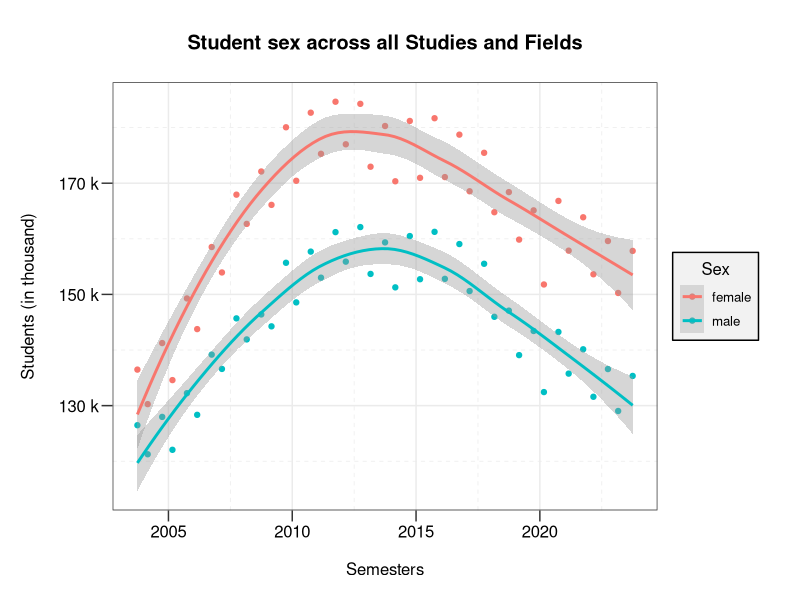
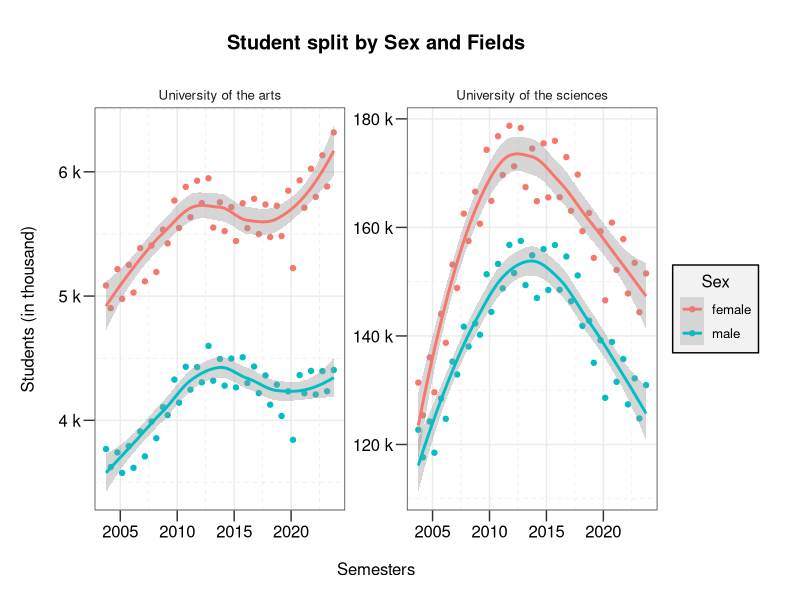
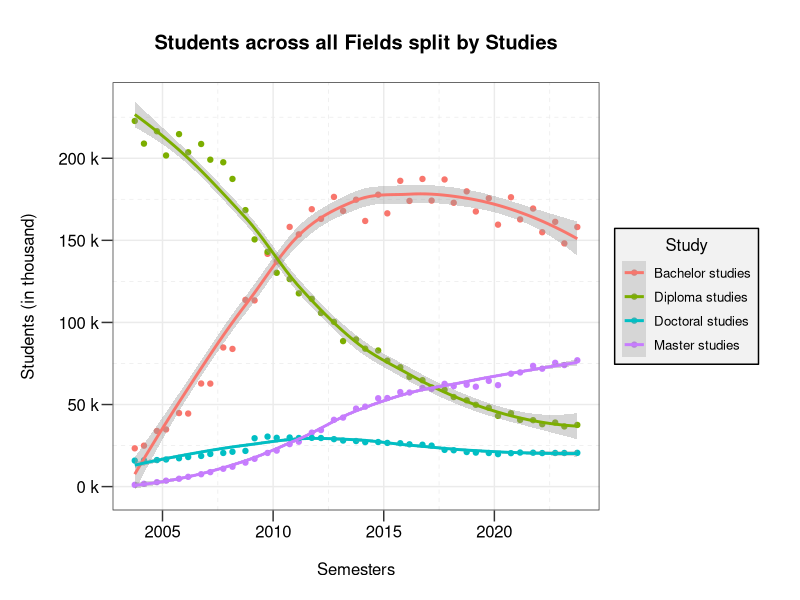
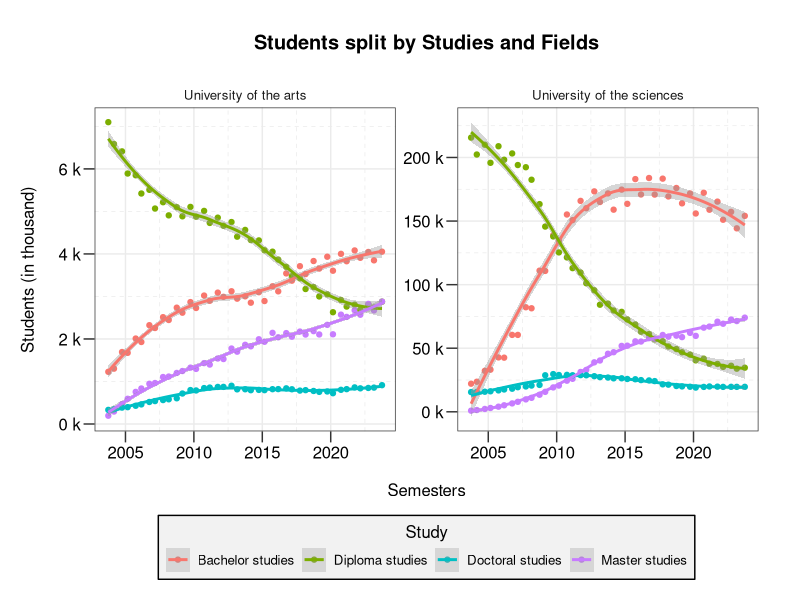
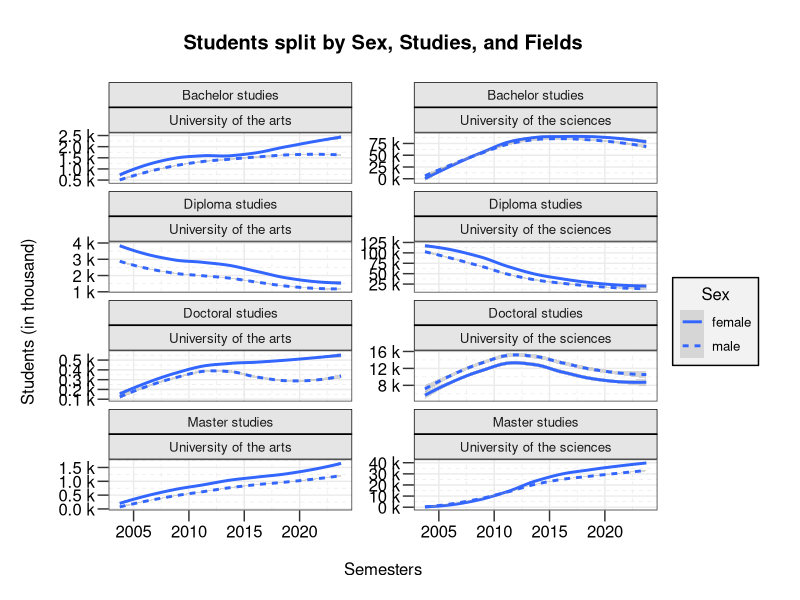
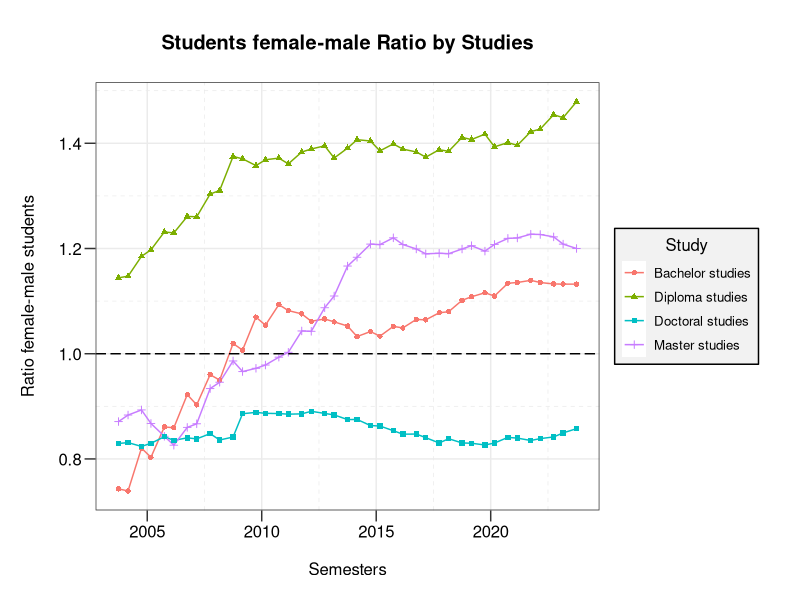
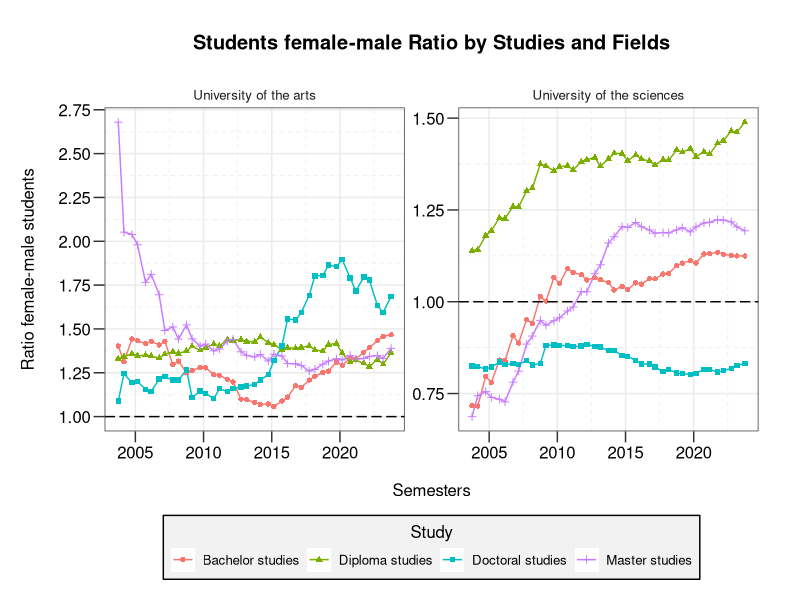

Generate these figures, in order, with R:
## ---- chunk 1
knitr::opts_chunk$set(echo = TRUE)
## ---- chunk 2
library(tidyverse)
library(scales)

# My custom ggplot theme that mimics the default R plots
theme_R <- function() {
  theme_bw() +
  theme(
    text = element_text(size=12),
    plot.title = element_text(hjust = 0.5, margin = margin(0,0,20,0), face = "bold"),
    plot.subtitle = element_text(hjust = 0.5),
    axis.text = element_text(size=12, color = "black"),
    axis.title.x = element_text(margin = margin(15,0,0,0, unit="pt")),
    axis.title.y = element_text(margin = margin(0,15,0,0, unit="pt")),
    axis.ticks.length = unit(8, "pt"),
    axis.minor.ticks.length = rel(0.6),
    strip.background = element_blank(),
    plot.margin = margin(25,30,15,15, unit = "pt"),
    panel.grid.major = element_line(),
    panel.grid.minor = element_line(linetype = "dashed"),
    legend.position = "right",
    legend.title = element_text(hjust = 0.5),
    legend.title.position = "top",
    legend.background = element_rect(fill = "gray95", color = "black")
  )
}
## ---- chunk 3
# Function to convert semester strings to startdate of semester
semester_to_startdate <- function(semester) {
  if (grepl("winter semester", semester)) {
    year <- as.numeric(sub(".*([0-9]{4})/([0-9]{2}).*", "\\1", semester))
    return(as.Date(paste(year, "-10-01", sep="")))
  } else if (grepl("summer semester", semester)) {
    year <- as.numeric(sub(".*([0-9]{4}).*", "\\1", semester))
    return(as.Date(paste(year, "-03-01", sep="")))
  } else {
    stop("Unknown semester format")
  }
}

# Function to convert semester strings to academic year
semester_to_academic_year <- function(semester) {
  if (grepl("winter semester", semester)) {
    year_start <- as.character(sub(".*([0-9]{4})/([0-9]{2}).*", "\\1", semester))
    year_end <- as.character(sub(".*([0-9]{4})/([0-9]{2}).*", "\\2", semester))
    return(paste(year_start, "/", year_end, sep=""))
  } else if (grepl("summer semester", semester)) {
    year <- as.numeric(sub(".*([0-9]{4}).*", "\\1", semester))
    return(paste(year - 1, "/", sub("[0-9]{2}([0-9]{2})", "\\1", year), sep=""))
  } else {
    stop("Unknown semester format")
  }
}
## ---- chunk 4
read_csv( # read the csv file
    "data/table_austria_public_university_studies.csv",
     skip = 5,
     show_col_types = FALSE
  ) %>%
  slice_head(n = -10) %>% # remove trailing comments/information
  rename(
    Field = "University (Ebene +1)",
    Study = "Kind of study"
  ) %>%
  select(Semester, Sex, Field, Study, Number) %>% # filter collumns
  mutate( # convert strings to r data formats
    Sex = factor(Sex),
    Field = factor(Field),
    Study = factor(Study),
    Number = as.integer(round(Number))
  ) %>%
  rowwise() %>%
  mutate(
    AcademicYear = semester_to_academic_year(Semester),
    SemesterStart = semester_to_startdate(Semester)
  ) %>%
  ungroup() %>%
  relocate(AcademicYear, SemesterStart, .before = Semester) -> df #save data to df
## ---- chunk 5
df %>%
  summarise(Number = sum(Number), .by = c(SemesterStart, Sex)) %>%
ggplot(aes(SemesterStart, Number)) +
  geom_point(aes(color = Sex)) +
  geom_smooth(aes(color = Sex), method = "loess", formula = y ~ x) +
  scale_y_continuous(labels = unit_format(unit = "k", scale = 1e-3) ) +
  labs(
    title = "Student sex across all Studies and Fields",
    x = "Semesters", y = "Students (in thousand)"
  ) +
  theme_R()
## ---- chunk 6
df %>%
  summarise(Number = sum(Number), .by = c(SemesterStart, Sex, Field)) %>%
ggplot(aes(SemesterStart, Number)) +
  geom_point(aes(color = Sex)) +
  geom_smooth(aes(color = Sex), method = "loess", formula = y ~ x) +
  scale_y_continuous(labels = unit_format(unit = "k", scale = 1e-3) ) +
  labs(
    title = "Student split by Sex and Fields",
    x = "Semesters", y = "Students (in thousand)"
  ) +
  facet_wrap(vars(Field), dir = "h", scales = "free_y") +
  theme_R()
## ---- chunk 7
df %>%
  summarise(Number = sum(Number), .by = c(SemesterStart, Study)) %>%
ggplot(aes(SemesterStart, Number)) +
  geom_point(aes(color = Study)) +
  geom_smooth(aes(color = Study), method = "loess", formula = y ~ x) +
  scale_y_continuous(labels = unit_format(unit = "k", scale = 1e-3) ) +
  labs(
    title = "Students across all Fields split by Studies",
    x = "Semesters", y = "Students (in thousand)"
  ) +
  theme_R()
## ---- chunk 8
df %>%
  summarise(Number = sum(Number), .by = c(SemesterStart, Study, Field)) %>%
ggplot(aes(SemesterStart, Number)) +
  geom_point(aes(color = Study)) +
  geom_smooth(aes(color = Study), method = "loess", formula = y ~ x) +
  facet_wrap(vars(Field), dir = "h", scales = "free_y") +
  scale_y_continuous(labels = unit_format(unit = "k", scale = 1e-3) ) +
  theme_R() +
  labs(
    title = "Students split by Studies and Fields",
    x = "Semesters", y = "Students (in thousand)"
  ) +
  theme(legend.position = "bottom")
## ---- chunk 9
ggplot(df, aes(SemesterStart, Number)) +
  geom_smooth(aes(linetype = Sex), method = "loess", formula = y ~ x) +
  facet_wrap(Study ~ Field, ncol = 2, scales = "free_y") +
  scale_y_continuous(labels = unit_format(unit = "k", scale = 1e-3) ) +
  labs(
    title = "Students split by Sex, Studies, and Fields",
    x = "Semesters", y = "Students (in thousand)"
  ) +
  theme_R() +
  theme(strip.background = element_rect(fill = "gray90"))
## ---- chunk 10
df %>%
  select(-Field) %>%
  summarise(Number = sum(Number), .by = c(SemesterStart, Sex, Study)) %>%
  pivot_wider(id_cols = c(SemesterStart, Study), names_from = Sex, values_from = Number) %>%
  mutate(FM_Ratio = female / male) %>%
ggplot(aes(SemesterStart, FM_Ratio)) +
  geom_line(aes(color = Study)) +
  geom_point(aes(shape = Study, color = Study)) +
  geom_hline(aes(yintercept = 1), linetype = "longdash") +
  scale_y_continuous(breaks = seq(from = 0, to = 1.5, by = 0.2)) +
  labs(
    title = "Students female-male Ratio by Studies",
    x = "Semesters", y = "Ratio female-male students"
  ) +
  theme_R()
## ---- chunk 11
df %>%
  summarise(Number = sum(Number), .by = c(SemesterStart, Sex, Study, Field)) %>%
  pivot_wider(id_cols = c(SemesterStart, Study, Field), names_from = Sex, values_from = Number) %>%
  mutate(FM_Ratio = female / male) %>%
ggplot(aes(SemesterStart, FM_Ratio)) +
  geom_line(aes(color = Study)) +
  geom_point(aes(shape = Study, color = Study)) +
  geom_hline(aes(yintercept = 1), linetype = "longdash") +
  facet_wrap(vars(Field), dir = "h", scales = "free_y") +
  scale_y_continuous(breaks = seq(from = 0, to = 4, by = 0.25)) +
  labs(
    title = "Students female-male Ratio by Studies and Fields",
    x = "Semesters", y = "Ratio female-male students"
  ) +
  theme_R() +
  theme(legend.position = "bottom")
